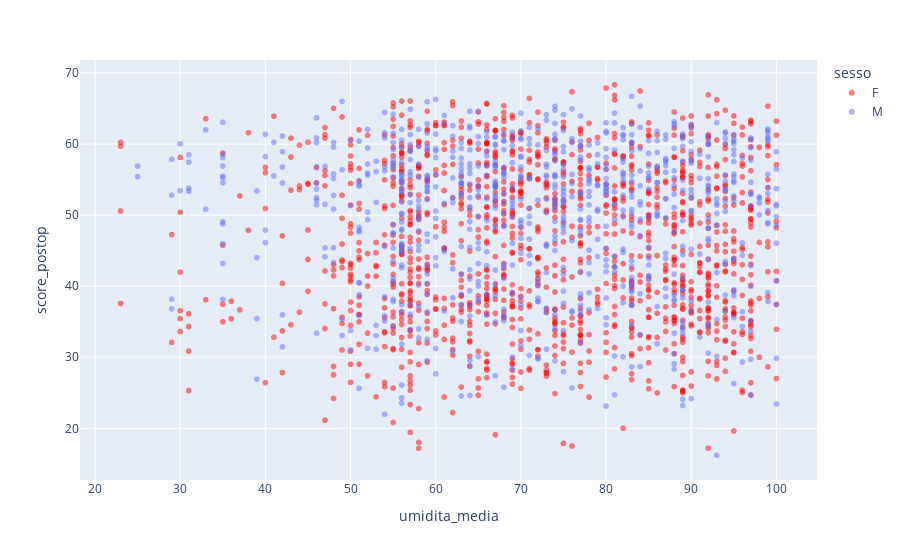

The notebook cell saved with this chart:
### Code cell
import plotly.express as px
fig = px.scatter(dataset, x="umidita_media", y="score_postop", color="sesso", color_discrete_map={"F":"rgba(255, 0, 0, 0.5)", "M":'rgba(99, 110, 250, 0.5)'})
fig.show()

### Figure 1 — Plotly figure (JSON) as saved in the notebook; plotly's stock layout.template omitted (floating-point values rounded to 4 significant figures; data arrays with more than 128 entries replaced by an {"elided": "..."} marker saying what was removed)
{"data": [{"hovertemplate": "sesso=F<br>umidita_media=%{x}<br>score_postop=%{y}<extra></extra>", "legendgroup": "F", "marker": {"color": "rgba(255, 0, 0, 0.5)", "symbol": "circle"}, "mode": "markers", "name": "F", "showlegend": true, "type": "scattergl", "x": {"elided": "1270 int values"}, "xaxis": "x", "y": {"elided": "1270 float values"}, "yaxis": "y"}, {"hovertemplate": "sesso=M<br>umidita_media=%{x}<br>score_postop=%{y}<extra></extra>", "legendgroup": "M", "marker": {"color": "rgba(99, 110, 250, 0.5)", "symbol": "circle"}, "mode": "markers", "name": "M", "showlegend": true, "type": "scattergl", "x": {"elided": "840 int values"}, "xaxis": "x", "y": {"elided": "840 float values"}, "yaxis": "y"}], "layout": {"legend": {"title": {"text": "sesso"}, "tracegroupgap": 0}, "margin": {"t": 60}, "xaxis": {"anchor": "y", "domain": [0, 1], "title": {"text": "umidita_media"}}, "yaxis": {"anchor": "x", "domain": [0, 1], "title": {"text": "score_postop"}}}}
